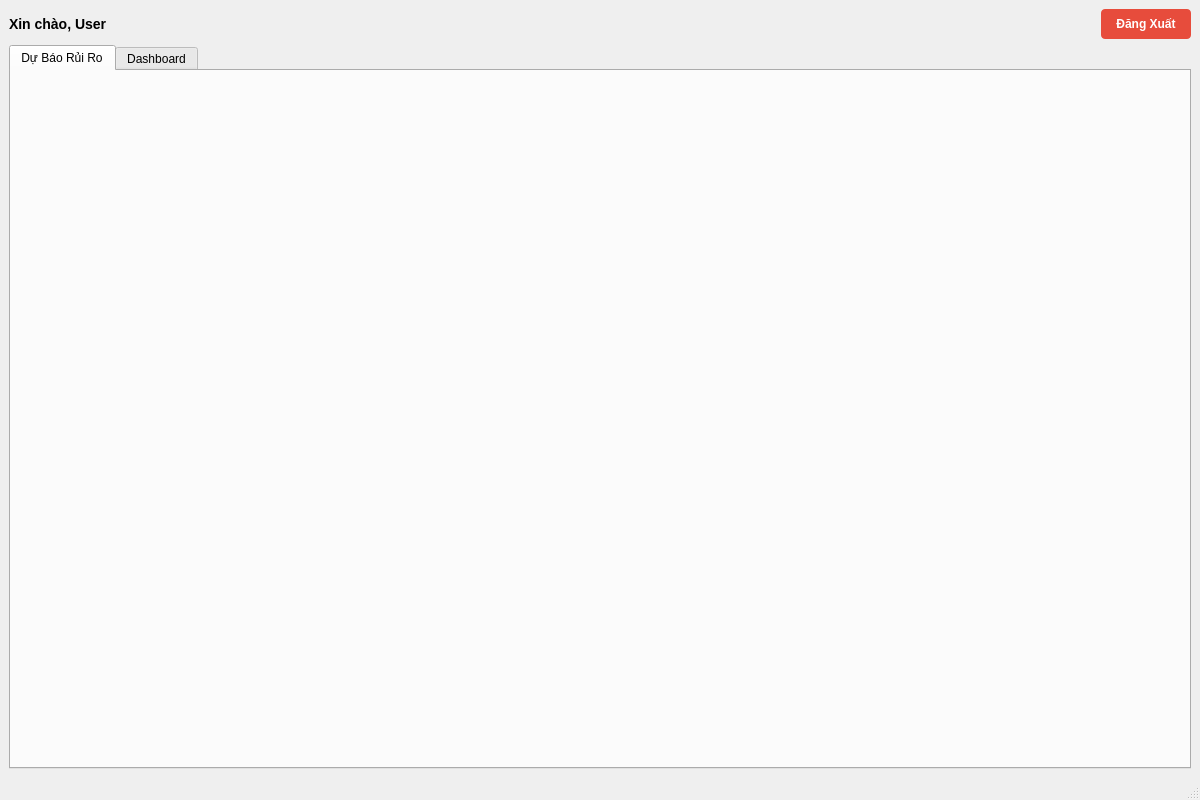
<?xml version="1.0" encoding="UTF-8"?>
<ui version="4.0">
 <class>MainWindow</class>
 <widget class="QMainWindow" name="MainWindow">
  <property name="geometry">
   <rect>
    <x>0</x>
    <y>0</y>
    <width>1200</width>
    <height>800</height>
   </rect>
  </property>
  <property name="windowTitle">
   <string>Credit Risk Scoring System</string>
  </property>
  <widget class="QWidget" name="centralwidget">
   <layout class="QVBoxLayout" name="verticalLayout">
    <item>
     <layout class="QHBoxLayout" name="headerLayout">
      <item>
       <widget class="QLabel" name="lblWelcome">
        <property name="text">
         <string>Xin chào, User</string>
        </property>
        <property name="styleSheet">
         <string>font-size: 14px; font-weight: bold;</string>
        </property>
       </widget>
      </item>
      <item>
       <spacer name="horizontalSpacer">
        <property name="orientation">
         <enum>Qt::Horizontal</enum>
        </property>
        <property name="sizeHint" stdset="0">
         <size>
          <width>40</width>
          <height>20</height>
         </size>
        </property>
       </spacer>
      </item>
      <item>
       <widget class="QPushButton" name="btnLogout">
        <property name="text">
         <string>Đăng Xuất</string>
        </property>
        <property name="styleSheet">
         <string>QPushButton {
           background-color: #e74c3c;
           color: white;
           padding: 8px 15px;
           border-radius: 4px;
           font-weight: bold;
         }
         QPushButton:hover {
           background-color: #c0392b;
         }</string>
        </property>
       </widget>
      </item>
     </layout>
    </item>
    <item>
     <widget class="QTabWidget" name="tabWidget">
      <property name="currentIndex">
       <number>0</number>
      </property>
      <widget class="QWidget" name="tabPrediction">
       <attribute name="title">
        <string>Dự Báo Rủi Ro</string>
       </attribute>
      </widget>
      <widget class="QWidget" name="tabDashboard">
       <attribute name="title">
        <string>Dashboard</string>
       </attribute>
      </widget>
     </widget>
    </item>
   </layout>
  </widget>
  <widget class="QMenuBar" name="menubar">
   <property name="geometry">
    <rect>
     <x>0</x>
     <y>0</y>
     <width>1200</width>
     <height>21</height>
    </rect>
   </property>
  </widget>
  <widget class="QStatusBar" name="statusbar"/>
 </widget>
 <resources/>
 <connections/>
</ui>
